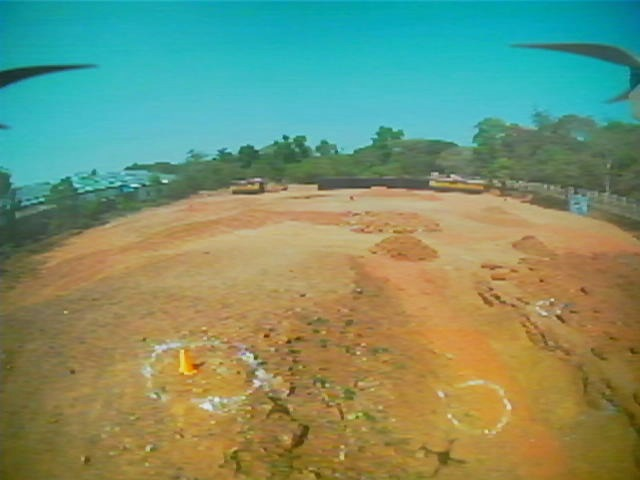
#> input picture mars_terrain/WhatsApp Image 2026-10-21 at 19.13.39 (1).jpeg, 640 x 480 px
$ python dataset_builder.py
#> lines starting #> are read from the running program, lines starting #| are printed output that depends on the picture
"""
Dataset Builder & Auto-Augmenter for Mars Terrain Object Detection.
Builds a curated YOLO-format dataset with train/val splits and realistic aerial augmentations.

Classes:
  0: payload_target  (cyan / blue marker payload)
  1: traffic_cone    (orange marker cone)
  2: landing_circle  (chalk / white landing ring)
  3: drone_shadow    (quadcopter shadow)
"""

import os
import glob
import json
import shutil
import cv2
import numpy as np

CLASSES = ["payload_target", "traffic_cone", "landing_circle", "drone_shadow"]

# Ground truth annotations for the 13 raw mars_terrain images
# Coordinates are [class_id, x_min, y_min, x_max, y_max] in pixels (640x480)
RAW_ANNOTATIONS = {
    "WhatsApp Image 2026-10-21 at 19.13.39 (1).jpeg": [
        [1, 274, 342, 310, 385],   # traffic cone
        [2, 218, 305, 415, 460],   # chalk landing circle around cone
        [2, 435, 390, 515, 455],   # secondary chalk circle
    ],
    "WhatsApp Image 2026-10-21 at 19.13.39 (2).jpeg": [
        [0, 408, 164, 434, 184],   # payload_target
        [3, 375, 100, 425, 145],   # drone_shadow
    ],
    "WhatsApp Image 2026-10-21 at 19.13.39.jpeg": [
        [0, 268, 196, 310, 228],   # payload_target
        [3, 370, 94, 432, 155],    # drone_shadow
    ],
    "WhatsApp Image 2026-10-21 at 19.13.40 (1).jpeg": [
        [0, 490, 150, 520, 170],   # payload_target
        [3, 395, 102, 465, 168],   # drone_shadow
        [2, 345, 95, 465, 215],    # chalk circle
    ],
    "WhatsApp Image 2026-10-21 at 19.13.40 (2).jpeg": [
        # Horizon/barrier scene
    ],
    "WhatsApp Image 2026-10-21 at 19.13.40.jpeg": [
        [0, 470, 310, 520, 365],   # payload_target
        [3, 335, 260, 395, 310],   # drone_shadow
        [2, 280, 230, 420, 350],   # chalk circle
    ],
    "WhatsApp Image 2026-10-21 at 19.13.41 (1).jpeg": [
        [0, 335, 192, 378, 240],   # payload_target
        [3, 345, 255, 395, 300],   # drone_shadow
        [2, 290, 240, 415, 345],   # chalk circle
    ],
    "WhatsApp Image 2026-10-21 at 19.13.41.jpeg": [
        [0, 388, 202, 414, 220],   # payload_target
        [3, 114, 332, 162, 376],   # drone_shadow
    ],
    "WhatsApp Image 2026-10-21 at 19.13.42 (1).jpeg": [
        [0, 338, 194, 370, 224],   # payload_target
        [3, 340, 245, 385, 295],   # drone_shadow
        [2, 285, 220, 420, 350],   # chalk ring
    ],
    "WhatsApp Image 2026-10-21 at 19.13.42 (2).jpeg": [
        [0, 270, 220, 330, 284],   # payload_target
        [3, 360, 318, 400, 356],   # drone_shadow
    ],
    "WhatsApp Image 2026-10-21 at 19.13.42.jpeg": [
        [1, 510, 172, 525, 188],   # distant cone
        [3, 375, 330, 440, 385],   # drone_shadow
    ],
    "WhatsApp Image 2026-10-21 at 19.13.43 (1).jpeg": [
        [0, 250, 245, 282, 265],   # payload_target
        [3, 400, 108, 462, 162],   # drone_shadow
        [2, 190, 140, 395, 330],   # chalk ring
    ],
    "WhatsApp Image 2026-10-21 at 19.13.43.jpeg": [
        [0, 390, 158, 425, 180],   # payload_target
        [3, 372, 108, 430, 165],   # drone_shadow
    ],
}


def box_to_yolo(box, img_w=640, img_h=480):
    cls_id, x1, y1, x2, y2 = box
    cx = ((x1 + x2) / 2.0) / img_w
    cy = ((y1 + y2) / 2.0) / img_h
    w = (x2 - x1) / float(img_w)
    h = (y2 - y1) / float(img_h)
    return cls_id, cx, cy, w, h


def transform_box(box, transform_type, img_w=640, img_h=480):
    cls_id, x1, y1, x2, y2 = box
    if transform_type == "hflip":
        return [cls_id, img_w - x2, y1, img_w - x1, y2]
    elif transform_type == "vflip":
        return [cls_id, x1, img_h - y2, x2, img_h - y1]
    elif transform_type == "rot90":
        # 90 deg clockwise: new_x = img_h - y, new_y = x
        return [cls_id, img_h - y2, x1, img_h - y1, x2]
    elif transform_type == "rot180":
        return [cls_id, img_w - x2, img_h - y2, img_w - x1, img_h - y1]
    elif transform_type == "rot270":
        return [cls_id, y1, img_w - x2, y2, img_w - x1]
    return box


def apply_photometric_jitter(img, rng):
    """Simulates harsh sun, shadows, and camera color temperature variations."""
    out = img.astype(np.float32)
    # Brightness scale
    alpha = rng.uniform(0.75, 1.25)
    # Contrast offset
    beta = rng.uniform(-20, 20)
    out = np.clip(out * alpha + beta, 0, 255).astype(np.uint8)

    # Mild color channel jitter
    if rng.random() > 0.5:
        hsv = cv2.cvtColor(out, cv2.COLOR_BGR2HSV).astype(np.float32)
        hsv[:, :, 0] = (hsv[:, :, 0] + rng.uniform(-6, 6)) % 180
        hsv[:, :, 1] = np.clip(hsv[:, :, 1] * rng.uniform(0.85, 1.15), 0, 255)
        out = cv2.cvtColor(hsv.astype(np.uint8), cv2.COLOR_HSV2BGR)
    return out


def build_dataset(base_dir="mars_terrain", output_dir="datasets/mars_terrain"):
#> called with base_dir = 'mars_terrain', output_dir = 'datasets/mars_terrain'
    if os.path.exists(output_dir):
        shutil.rmtree(output_dir)

    for split in ["train", "val"]:
        os.makedirs(os.path.join(output_dir, "images", split), exist_ok=True)
        os.makedirs(os.path.join(output_dir, "labels", split), exist_ok=True)

    rng = np.random.RandomState(42)
    img_files = sorted(glob.glob(os.path.join(base_dir, "*.jpeg")))

    print(f"Building augmented dataset from {len(img_files)} source images...")
    sample_count = 0

    # Pick 2 images for validation, rest for training
    val_names = {
        "WhatsApp Image 2026-10-21 at 19.13.41.jpeg",
        "WhatsApp Image 2026-10-21 at 19.13.39 (1).jpeg"
    }

    for p in img_files:
        name = os.path.basename(p)
        img = cv2.imread(p)
#> img is the input picture: shape (480, 640, 3); mean B, G, R 111, 145.3, 120.5
        if img is None:
            continue
        h, w = img.shape[:2]
#> h = 480; w = 640
        boxes = RAW_ANNOTATIONS.get(name, [])

        is_val = (name in val_names)
        split = "val" if is_val else "train"

        # 1. Save original
        base_id = f"img_{sample_count:03d}"
        cv2.imwrite(os.path.join(output_dir, "images", split, f"{base_id}_orig.jpg"), img)
        with open(os.path.join(output_dir, "labels", split, f"{base_id}_orig.txt"), "w") as f:
            for b in boxes:
                c, cx, cy, bw, bh = box_to_yolo(b, w, h)
                f.write(f"{c} {cx:.6f} {cy:.6f} {bw:.6f} {bh:.6f}\n")
        sample_count += 1

        # 2. Augment for training (and light augmentation for validation)
        num_aug = 3 if is_val else 12
        for a_idx in range(num_aug):
            aug_img = img.copy()
            aug_boxes = [list(b) for b in boxes]

            # Horizontal flip
            if rng.random() > 0.5:
                aug_img = cv2.flip(aug_img, 1)
                aug_boxes = [transform_box(b, "hflip", w, h) for b in aug_boxes]

            # Vertical flip
            if rng.random() > 0.5:
                aug_img = cv2.flip(aug_img, 0)
                aug_boxes = [transform_box(b, "vflip", w, h) for b in aug_boxes]

            # Photometric noise
            aug_img = apply_photometric_jitter(aug_img, rng)

            aug_id = f"img_{sample_count:03d}_aug{a_idx}"
            cv2.imwrite(os.path.join(output_dir, "images", split, f"{aug_id}.jpg"), aug_img)
            with open(os.path.join(output_dir, "labels", split, f"{aug_id}.txt"), "w") as f:
                for b in aug_boxes:
                    c, cx, cy, bw, bh = box_to_yolo(b, w, h)
                    f.write(f"{c} {cx:.6f} {cy:.6f} {bw:.6f} {bh:.6f}\n")
            sample_count += 1
#> this loop made 3 passes
#> pass 1, in build_dataset, `aug_img = cv2.flip(aug_img, 0)`:
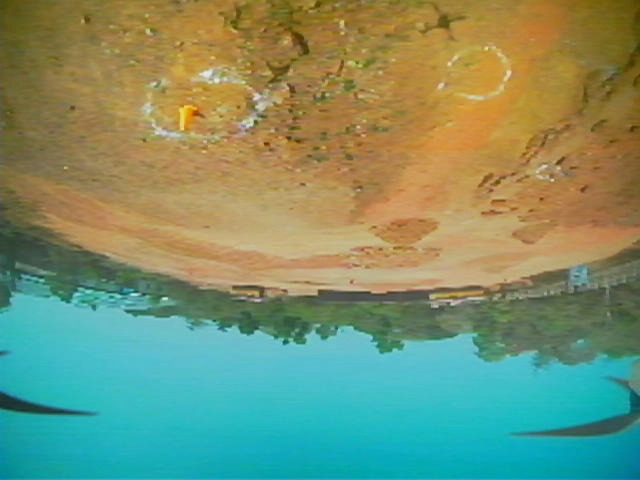
#> aug_img: shape (480, 640, 3); mean B, G, R 111, 145.3, 120.5
#> pass 1, in apply_photometric_jitter, `out = np.clip(out * alpha + beta, 0, 255).astype(np.uint8)`:
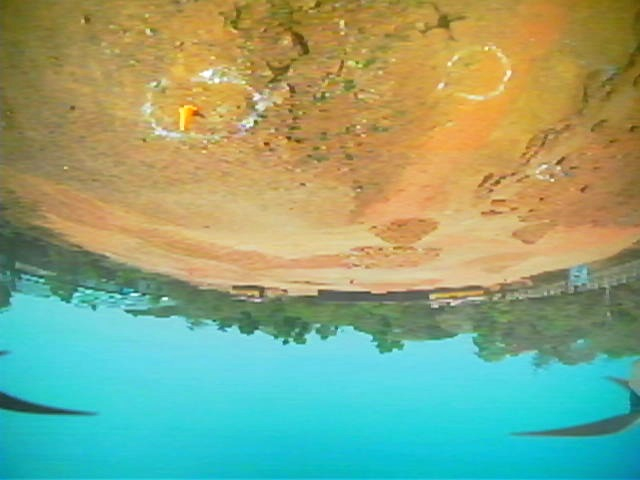
#> out: shape (480, 640, 3); mean B, G, R 127.3, 165.5, 137.9
#> after the loop, sample_count = 4
#> pass 2 of the loop in build_dataset, `for p in img_files:`:
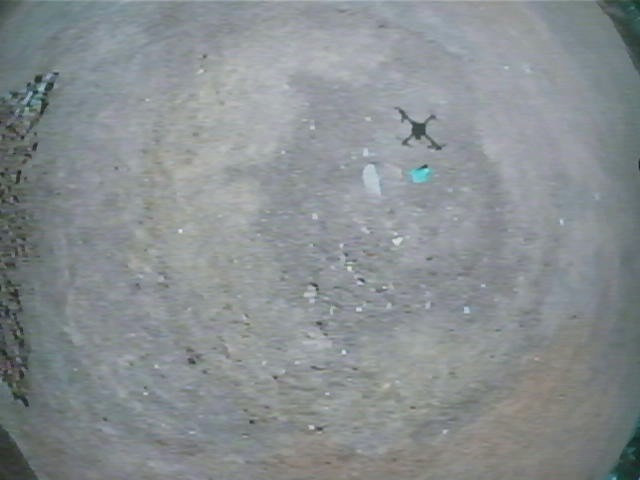
#> input picture mars_terrain/WhatsApp Image 2026-10-21 at 19.13.39 (2).jpeg, 640 x 480 px
#> in build_dataset, img is the input picture: shape (480, 640, 3); mean B, G, R 144.1, 141.8, 136
#> boxes = [[0, 408, 164, 434, 184], [3, 375, 100, 425, 145]]
#> is_val = False
#> split = 'train'
#> base_id = 'img_004'
#> the loop in build_dataset, `for b in boxes:` made 2 passes
#> (cls_id in box_to_yolo, x1 in box_to_yolo, y1 in box_to_yolo, x2 in box_to_yolo, y2 in box_to_yolo, cx, cy, w in box_to_yolo) on passes 1 to 2: (0, 408, 164, 434, 184, 0.658, 0.362, 0.0406), (3, 375, 100, 425, 145, 0.625, 0.255, 0.0781)
#> in build_dataset, `sample_count += 1`: sample_count = 5
#> num_aug = 12
#> the loop in build_dataset, `for a_idx in range(num_aug):` made 12 passes
#> (aug_boxes, aug_id) on passes 1 to 4: ([[0, 206, 164, 232, 184], [3, 215, 100, 265, 145]], 'img_005_aug0'), ([[0, 408, 164, 434, 184], [3, 375, 100, 425, 145]], 'img_006_aug1'), ([[0, 206, 296, 232, 316], [3, 215, 335, 265, 380]], 'img_007_aug2'), ([[0, 408, 296, 434, 316], [3, 375, 335, 425, 380]], 'img_008_aug3')
#> pass 1, in build_dataset, `aug_img = cv2.flip(aug_img, 1)`:
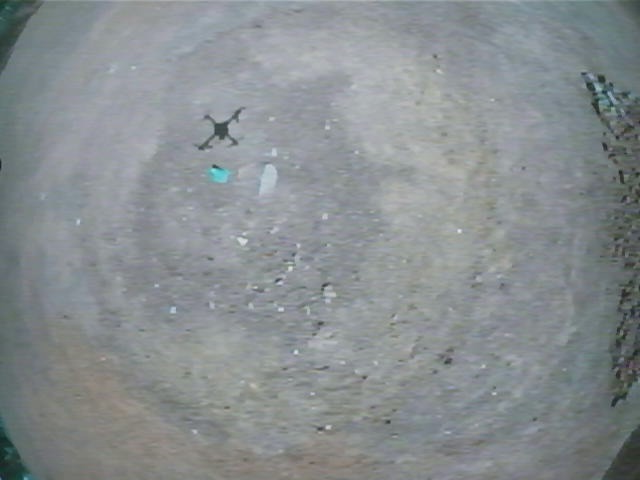
#> aug_img: shape (480, 640, 3); mean B, G, R 144.1, 141.8, 136
#> after the loop in build_dataset, `for a_idx in range(num_aug):`: sample_count = 17
#> pass 3 of the loop in build_dataset, `for p in img_files:`:
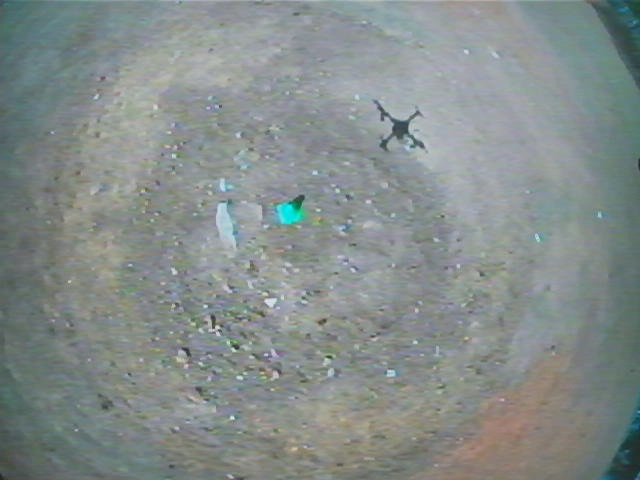
#> input picture mars_terrain/WhatsApp Image 2026-10-21 at 19.13.39.jpeg, 640 x 480 px
#> in build_dataset, img is the input picture: shape (480, 640, 3); mean B, G, R 138.8, 140.7, 132.3
#> boxes = [[0, 268, 196, 310, 228], [3, 370, 94, 432, 155]]
#> base_id = 'img_017'
#> the loop in build_dataset, `for b in boxes:` made 2 passes
#> (cls_id in box_to_yolo, x1 in box_to_yolo, y1 in box_to_yolo, x2 in box_to_yolo, y2 in box_to_yolo, cx, cy, w in box_to_yolo) on passes 1 to 2: (0, 268, 196, 310, 228, 0.452, 0.442, 0.0656), (3, 370, 94, 432, 155, 0.627, 0.259, 0.0969)
#> in build_dataset, `sample_count += 1`: sample_count = 18
#> the loop in build_dataset, `for a_idx in range(num_aug):` made 12 passes
#> (aug_boxes, aug_id) on passes 1 to 2: ([[0, 268, 196, 310, 228], [3, 370, 94, 432, 155]], 'img_018_aug0'), ([[0, 268, 252, 310, 284], [3, 370, 325, 432, 386]], 'img_019_aug1')
#> pass 1, in apply_photometric_jitter (call 16), `hsv = cv2.cvtColor(out, cv2.COLOR_BGR2HSV).astype(np.float32)`:
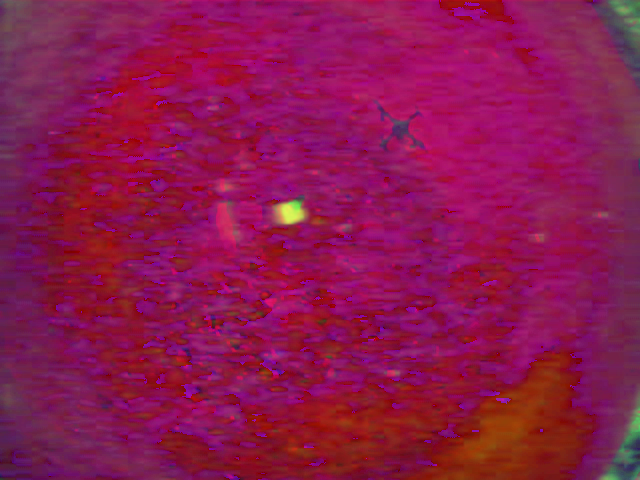
#> hsv: shape (480, 640, 3) float32; mean B, G, R 78.2, 23.2, 139.6
#> the loop made 4 passes; the first 3 are shown

    # Create dataset.yaml
    yaml_path = os.path.join(output_dir, "dataset.yaml")
    abs_out = os.path.abspath(output_dir)
    with open(yaml_path, "w") as f:
        f.write(f"path: {abs_out}\n")
        f.write("train: images/train\n")
        f.write("val: images/val\n")
        f.write("names:\n")
        for i, c in enumerate(CLASSES):
            f.write(f"  {i}: {c}\n")

    print(f"Dataset generated at {output_dir}:")
    print(f" - Train images: {len(os.listdir(os.path.join(output_dir, 'images', 'train')))}")
    print(f" - Val images:   {len(os.listdir(os.path.join(output_dir, 'images', 'val')))}")
    print(f" - Classes: {CLASSES}")
    return yaml_path


if __name__ == "__main__":
    build_dataset()
